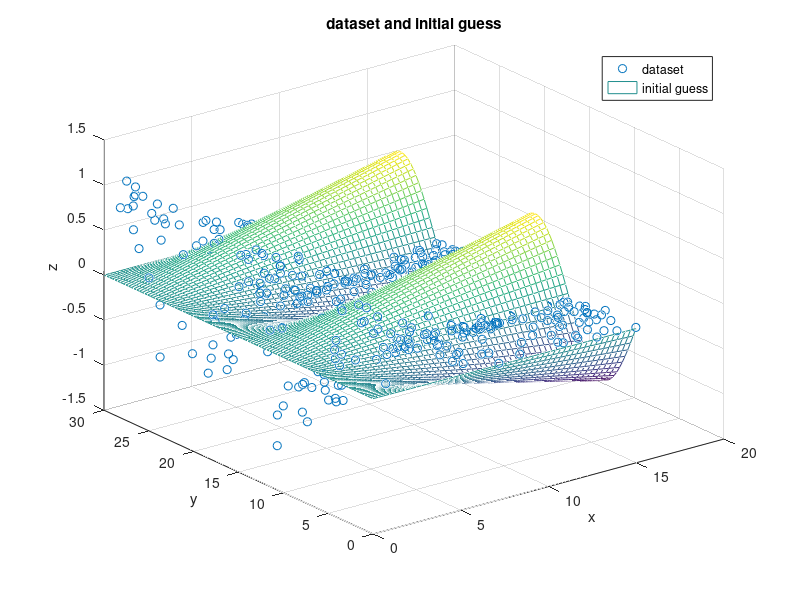

This figure's MATLAB source: (Note: this script raises an error after producing the figure.)
%% Task 1 / Load the Dataset (0.5 Points)

% Load the dataset into a struct to avoid cluttering the workspace.
data = load("nls_example_dataset.mat");

%% Task 2 / Explore the Dataset and Define a Model Structure (2 Points)
% (alternative solutions possible)

% Create a scatter plot of the dataset.  As you can see, the data points are
% randomly distributed in the x-y plane.  Thus, looking at the numbers in the
% variable explorer will not get you anywhere.
figure(1);
clf();
scatter3(data.x, data.y, data.z, "r.", "DisplayName", "dataset");
xlabel("x");
ylabel("y");
zlabel("z");
title("dataset and initial guess");

% Based on the plot, define a model structure with a parameter vector `p`.
%
% From the plot, you can guess the following:
% - There is a sin() or cos() oscillation in dimension y.
% - The amplitude of the oscillation reduces nonlinearly with increasing x.
% - The oscillation period is something between 10 and 15.
% - At y = 0, the oscillation passes through zero, increasing in the positive y
%   direction.
% - The amplitude at x = 0 is approximately 1.
%
% Therefore, we create a model as follows:
% - Multiply an oscillation term in y by a damping term in x.
% - Use a sin() in y with an unknown period and optional phase offset (which
%   should be close to zero) for the oscillation: sin(phi + 2*pi / T * y)
% - Try a polynomial in x for the damping: a + b * x + c * x^2 + d * x^3
%
% Note:
% - The sin() component is very easy to identify.  No way to get this wrong.
% - Instead of a polynomial, you can also use exponential decay, for example.
%   This will work just as well.
% - It is crucial to _multiply_, not add, the amplitude and oscillation terms.
%   This should be rather easy to see, because the whole data set is centered
%   around z = 0, so there is obviously no point in adding the terms.  Also,
%   this is a __Nonlinear__ Least Squares task, so there is no reason to avoid
%   such nonlinearities.
%
% We parameterize the model function by a vector p = [phi, T, a, b, c, d]' and
% guess the initial parameters:
% - Set phi = 0, because the plot indicates that the phase offset is small.
% - Set T = 15, so that the oscillation is not totally off (you can find a much
%   better guess, but this will do).
% - Set a = 0, since the amplitude at x = 0 is almost 1.
% - Set b = -1/20, so that the decay is not too strong.
% - Set c = d = 0 and let the solver figure out the rest.
model = @(x, y, p) ...
    sin(p(1) + 2*pi ./ p(2) .* y) ...
    .* (p(3) + p(4) .* x + p(5) .* x.^2 + p(6) .* x.^3);
p_guess = [
    0      % phi
    15     % T
    0      % a
    -1/20  % b
    0      % c
    0      % d
];

% Depending on the chosen model structure and the initial guess, it can be
% helpful to specify bounds for the parameters.  Here, we do not need them.
p_lb = [
    -inf
    -inf
    -inf
    -inf
    -inf
    -inf
];
p_ub = [
    +inf
    +inf
    +inf
    +inf
    +inf
    +inf
];

% Create a regular grid on which for plotting the initial guess.
grid = struct();
[grid.x, grid.y] = ndgrid( ...
    linspace(min(data.x), max(data.x), 50), ...
    linspace(min(data.y), max(data.y), 100));

% Plot the initial guess.  As you can see, the guess is not particularly good,
% but it captures the basic shape of the dataset.
grid.z_guess = model(grid.x, grid.y, p_guess);
hold("on");
mesh(grid.x, grid.y, grid.z_guess, "DisplayName", "initial guess");
hold("off");
legend();

%% Task 3 / Implement the Residual Function (1 Point)

% The residual function takes a vector of model parameters, evaluates the model
% at all points (x, y) from the dataset, and calculates the error in the model
% output with respect to z.  It returns the vector of residuals.
% Note: Do not reimplement the model() function here.  If you start
% experimenting with different model parameterizations, sooner or later the
% different code sections will get out of sync.  Because of this, it is best to
% implement things in one place and reference them everywhere else.
residual = @(p) model(data.x(:), data.y(:), p) - data.z(:);

%% Task 4 / Identify the Optimal Parameters (2 Points)

% Depending on the chosen model structure and initial guess, the solver may
% need to do more iterations or function evaluations (for finite difference
% derivatives).  These limits can be increased via optimoptions().
options = optimoptions("lsqnonlin");
%options.MaxFunctionEvaluations = 5000;
%options.MaxIterations = 1000;
options.Display = "iter";

% Call lsqnonlin().
[p_opt, r_norm, r, status] = lsqnonlin(residual, p_guess, p_lb, p_ub, options);
if ~(status > 0)
    error("lsqnonlin failed");
end

p_opt
r_norm

%% Task 5 / Visualize the Fitted Surface (1.5 Point)

% The solver status flag does not give any indication of the quality of fit.
% We could evaluate statistical indicators, such as R^2, but if a visual
% inspection is possible, this should be the first and most important step.
% Thus, we plot the fitted model against the original data points.

% Note: Do not reimplement the model() function here.  If you start
% experimenting with different model parameterizations, sooner or later the
% different code sections will get out of sync.  Because of this, it is best to
% implement things in one place and reference them everywhere else.
grid.z_opt = model(grid.x, grid.y, p_opt);

figure(2);
clf();
scatter3(data.x, data.y, data.z, "r.", "DisplayName", "dataset");
xlabel("x");
ylabel("y");
zlabel("z");
title("dataset and least-squares fit");

hold("on");
mesh(grid.x, grid.y, grid.z_opt, "DisplayName", "NLS fit");
hold("off");
legend();
